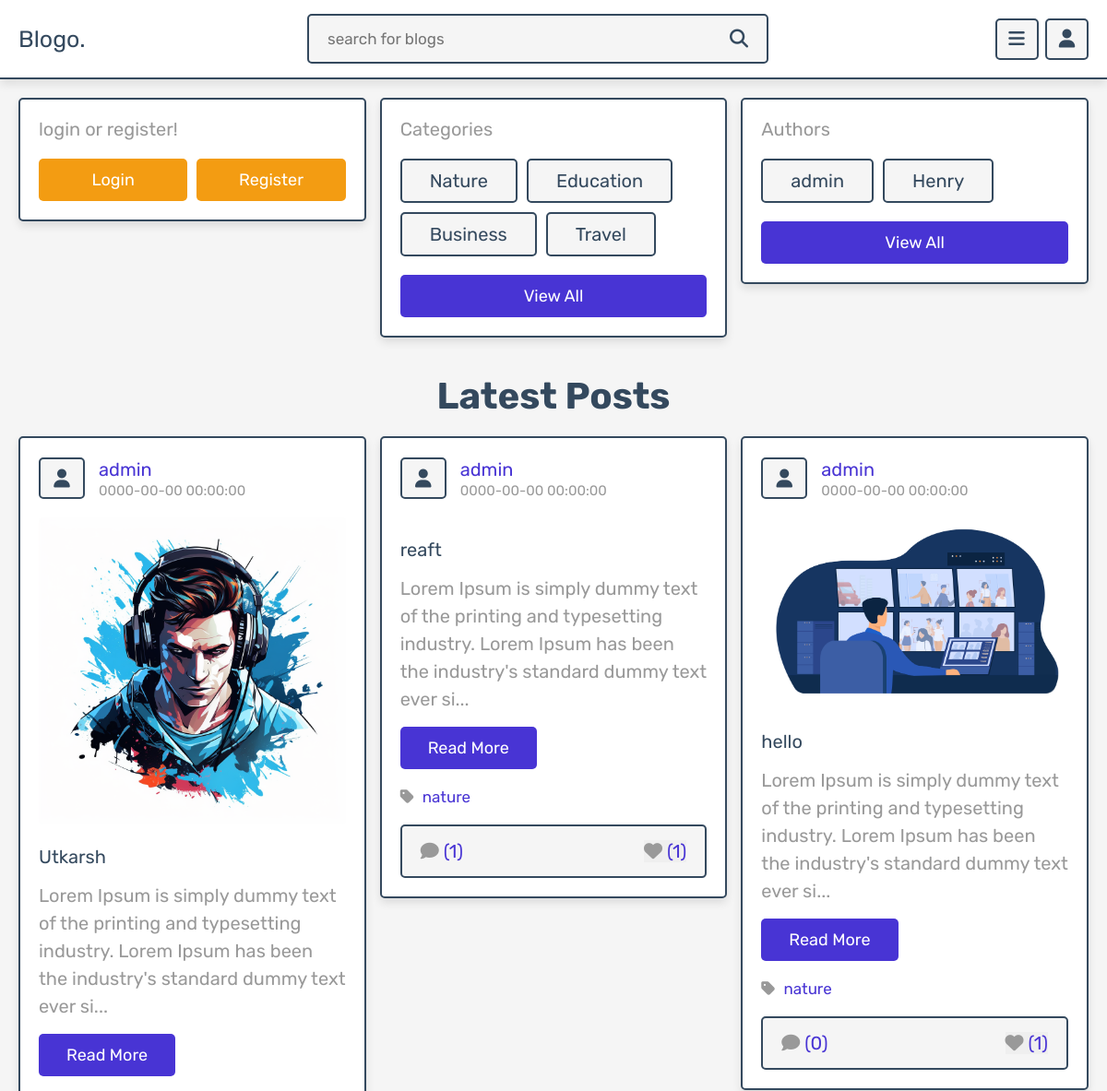
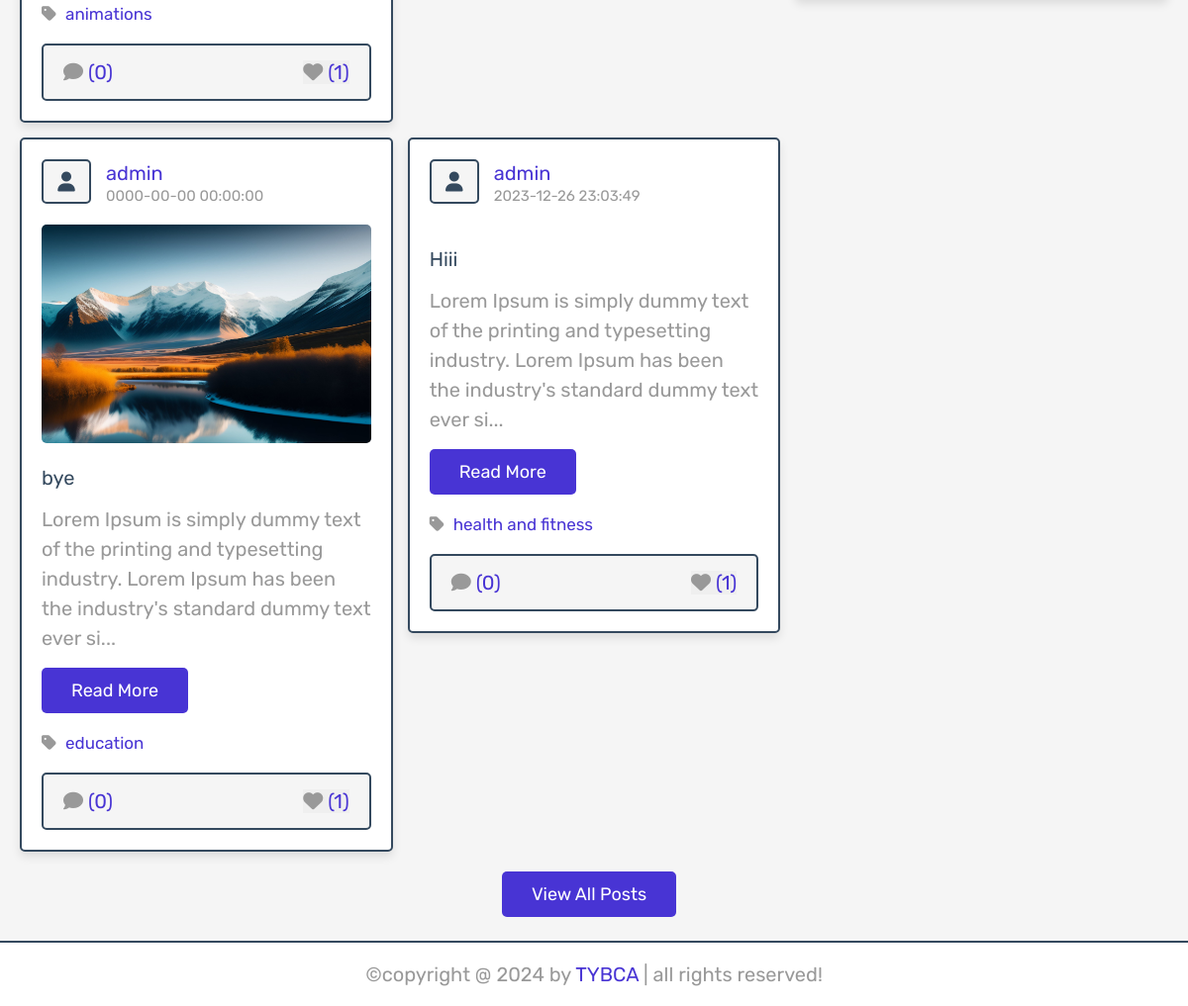
Page /home.php on the earlier database version (2 pictures, top to bottom).
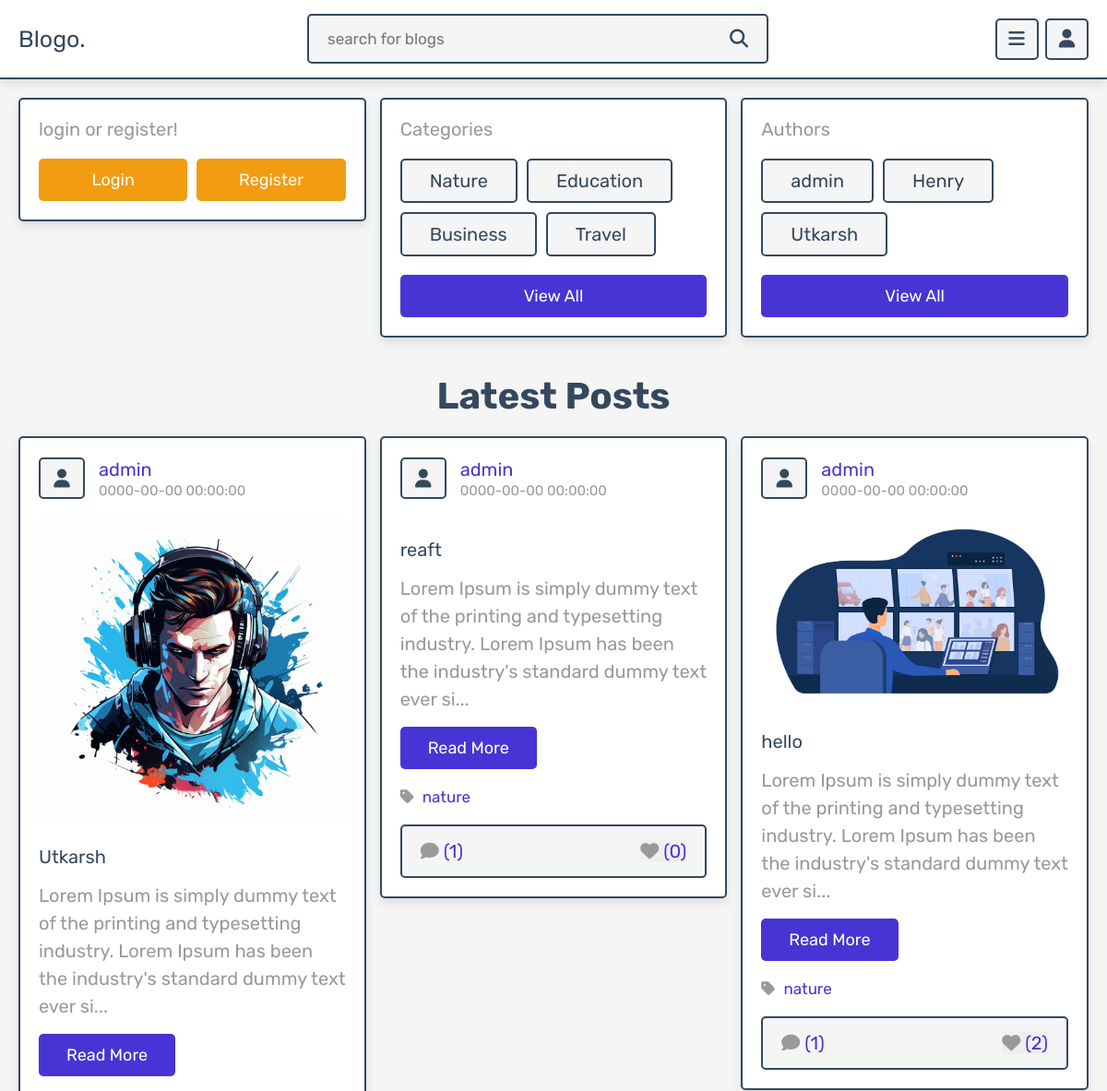
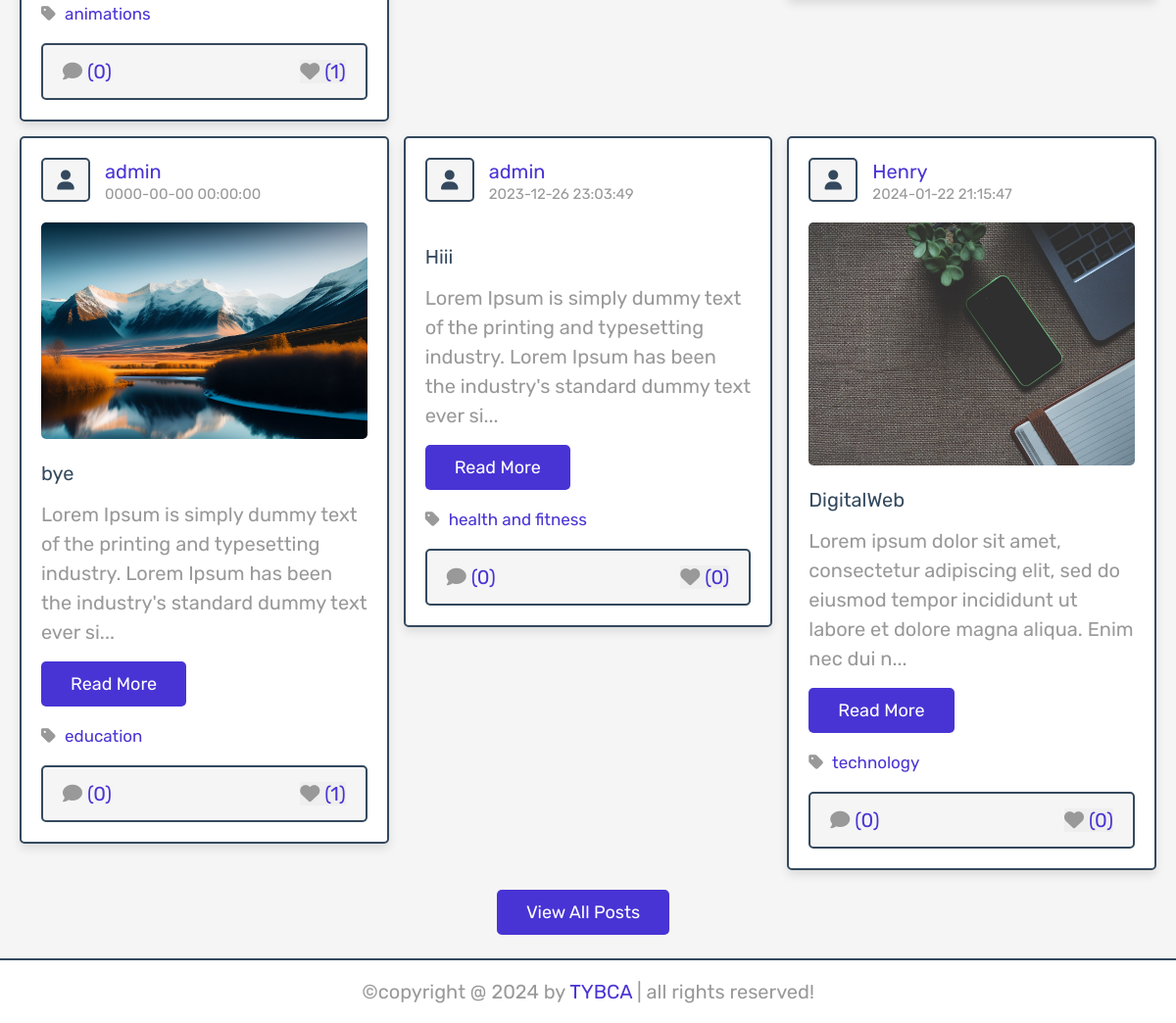
Same page on the later database version (2 pictures, top to bottom).
### tables this page shows
CREATE TABLE IF NOT EXISTS `posts` (
  `id` int(100) NOT NULL AUTO_INCREMENT,
  `admin_id` int(100) NOT NULL,
  `name` varchar(100) NOT NULL,
  `title` varchar(100) NOT NULL,
  `content` varchar(10000) NOT NULL,
  `category` varchar(50) NOT NULL,
  `image` varchar(100) NOT NULL,
  `date` datetime NOT NULL DEFAULT CURRENT_TIMESTAMP,
  `status` varchar(10) NOT NULL,
  PRIMARY KEY (`id`)
);

### home.php (the view, shortened to what this page needs)
<?php
include 'components/connect.php';
if(isset($_SESSION['user_id'])){
   $user_id = $_SESSION['user_id'];
}else{
   $user_id = '';
};
?>
<!DOCTYPE html>
<html lang="en">
<head>
   <link rel="stylesheet" href="https://cdnjs.cloudflare.com/ajax/libs/font-awesome/6.1.1/css/all.min.css">
   <link rel="stylesheet" href="css/style.css">
</head>
<body>
<?php include 'components/user_header.php'; ?>
<section class="home-grid">
   <div class="box-container">
      <div class="box">
         <?php
            $select_profile = $conn->prepare("SELECT * FROM `users` WHERE id = ?");
            $select_profile->execute([$user_id]);
            if($select_profile->rowCount() > 0){
               $fetch_profile = $select_profile->fetch(PDO::FETCH_ASSOC);
               $count_user_comments = $conn->prepare("SELECT * FROM `comments` WHERE user_id = ?");
               $count_user_comments->execute([$user_id]);
               $total_user_comments = $count_user_comments->rowCount();
               $count_user_likes = $conn->prepare("SELECT * FROM `likes` WHERE user_id = ?");
               $count_user_likes->execute([$user_id]);
               $total_user_likes = $count_user_likes->rowCount();
         ?>
         <p> Welcome <span><?= $fetch_profile['name']; ?></span></p>
         <p>Total comments : <span><?= $total_user_comments; ?></span></p>
         <p>Posts liked : <span><?= $total_user_likes; ?></span></p>
         <a href="update.php" class="btn">update profile</a>
         <div class="flex-btn">
            <a href="user_likes.php" class="option-btn">likes</a>
            <a href="user_comments.php" class="option-btn">comments</a>
         </div>
         <?php
            }else{
         ?>
            <p class="name">login or register!</p>
            <div class="flex-btn">
               <a href="login.php" class="option-btn">login</a>
               <a href="register.php" class="option-btn">register</a>
            </div>
         <?php
         }
         ?>
      </div>
      <div class="box">
         <p>Categories</p>
         <div class="flex-box">
            <a href="category.php?category=nature" class="links">Nature</a>
            <a href="category.php?category=education" class="links">Education</a>
            <a href="category.php?category=business" class="links">Business</a>
            <a href="category.php?category=travel" class="links">Travel</a>
            <a href="all_category.php" class="btn">view all</a>
         </div>
      </div>
      <div class="box">
         <p>Authors</p>
         <div class="flex-box">
         <?php
            $select_authors = $conn->prepare("SELECT DISTINCT name FROM `admin` LIMIT 10");
            $select_authors->execute();
            if($select_authors->rowCount() > 0){
               while($fetch_authors = $select_authors->fetch(PDO::FETCH_ASSOC)){
         ?>
            <a href="author_posts.php?author=<?= $fetch_authors['name']; ?>" class="links"><?= $fetch_authors['name']; ?></a>
            <?php
            }
         }else{
            echo '<p class="empty">no posts added yet!</p>';
         }
         ?>
         <a href="authors.php" class="btn">view all</a>
         </div>
      </div>
   </div>
</section>
<section class="posts-container">
   <h1 class="heading">Latest posts</h1>
   <div class="box-container">
      <?php
         $select_posts = $conn->prepare("SELECT * FROM `posts` WHERE status = ? LIMIT 6 ");
         $select_posts->execute(['active']);
         if($select_posts->rowCount() > 0){
            while($fetch_posts = $select_posts->fetch(PDO::FETCH_ASSOC)){
               $post_id = $fetch_posts['id'];
               $count_post_comments = $conn->prepare("SELECT * FROM `comments` WHERE post_id = ?");
               $count_post_comments->execute([$post_id]);
               $total_post_comments = $count_post_comments->rowCount();
               $count_post_likes = $conn->prepare("SELECT * FROM `likes` WHERE post_id = ?");
               $count_post_likes->execute([$post_id]);
               $total_post_likes = $count_post_likes->rowCount();
               $confirm_likes = $conn->prepare("SELECT * FROM `likes` WHERE user_id = ? AND post_id = ?");
               $confirm_likes->execute([$user_id, $post_id]);
      ?>
      <form class="box" method="post">
         <div class="post-admin">
            <i class="fas fa-user"></i>
            <div>
               <a href="author_posts.php?author=<?= $fetch_posts['name']; ?>"><?= $fetch_posts['name']; ?></a>
               <div><?= $fetch_posts['date']; ?></div>
            </div>
         </div>
         <?php
            if($fetch_posts['image'] != ''){
         ?>
         <img src="uploaded_img/<?= $fetch_posts['image']; ?>" class="post-image" alt="">
         <?php
         }
         ?>
         <div class="post-title"><?= $fetch_posts['title']; ?></div>
         <div class="post-content content-150"><?= $fetch_posts['content']; ?></div>
         <a href="view_post.php?post_id=<?= $post_id; ?>" class="inline-btn">read more</a>
         <a href="category.php?category=<?= $fetch_posts['category']; ?>" class="post-cat"> <i class="fas fa-tag"></i> <span><?= $fetch_posts['category']; ?></span></a>
         <div class="icons">
            <a href="view_post.php?post_id=<?= $post_id; ?>"><i class="fas fa-comment"></i><span>(<?= $total_post_comments; ?>)</span></a>
            <button type="submit" name="like_post"><i class="fas fa-heart" style="<?php if($confirm_likes->rowCount() > 0){ echo 'color:var(--red);'; } ?>  "></i><span>(<?= $total_post_likes; ?>)</span></button>
         </div>
      </form>
      <?php
         }
      }else{
         echo '<p class="empty">no posts added yet!</p>';
      }
      ?>
   </div>
   <div class="more-btn" style="text-align: center; margin-top:1rem;">
      <a href="posts.php" class="inline-btn">view all posts</a>
   </div>
</section>
<?php include 'components/footer.php'; ?>
</body>
</html>

### components/user_header.php (shortened to what this page needs)
<head>
</head>
<header class="header">
   <section class="flex">
      <a href="home.php" class="logo">Blogo.</a>
      <form action="search.php" method="POST" class="search-form">
         <input type="text" name="search_box" class="box" maxlength="100" placeholder="search for blogs" required>
         <button type="submit" class="fas fa-search" name="search_btn"></button>
      </form>
      <div class="icons">
         <div id="menu-btn" class="fas fa-bars"></div>
         <div id="user-btn" class="fas fa-user"></div>
      </div>
   </section>
</header>

### components/footer.php
<footer class="footer">
   &copy;copyright @ <?= date('Y'); ?> by <span>TYBCA</span> | all rights reserved!
</footer>

Differences in the rows shown:
computed for posts "reaft": total_post_likes "1" → "0"
computed for posts "hello": total_post_comments "0" → "1"; total_post_likes "1" → "2"
computed for posts "Hiii": total_post_likes "1" → "0"
added posts: name "Henry", date "2024-01-22 21:15:47", image (picture), title "DigitalWeb", content "Lorem ipsum dolor sit amet, consectetur adipiscing elit, sed do eiusmod tempor incididunt ut labore et dolore magna aliqua. Enim nec dui n", category "technology", total_post_comments "0", total_post_likes "0"
Other differences:
new list line: "Utkarsh"
